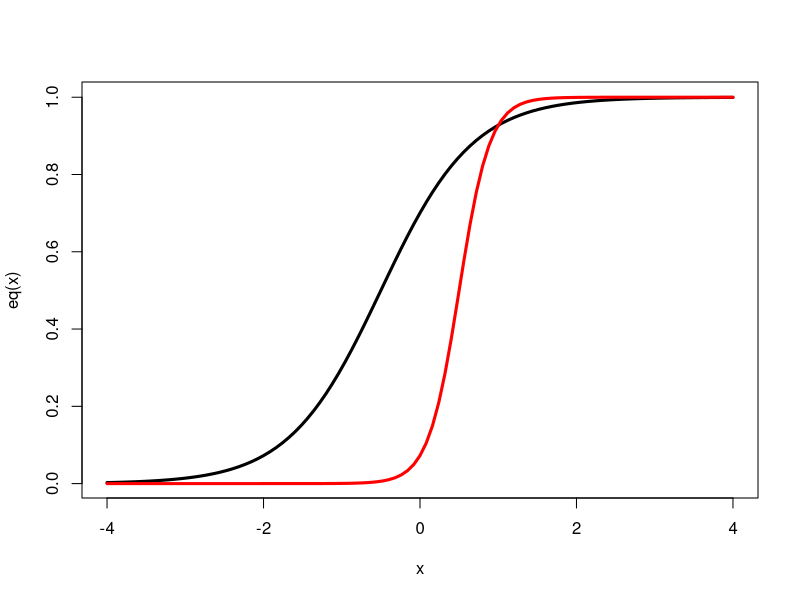

Reproduce this figure in R.

eq <- function(x){c + ((1-c)*(1/(1+2.71828^(-1.7*(a*(x-b))))))}

a <- 1
b <- -.5
c <- 0

curve(eq, from=-4, to=4, lwd = 3)          ## lwd changes figure weight

a <- 3
b <- .5
curve(eq, col="red", add=TRUE, lwd=3)
